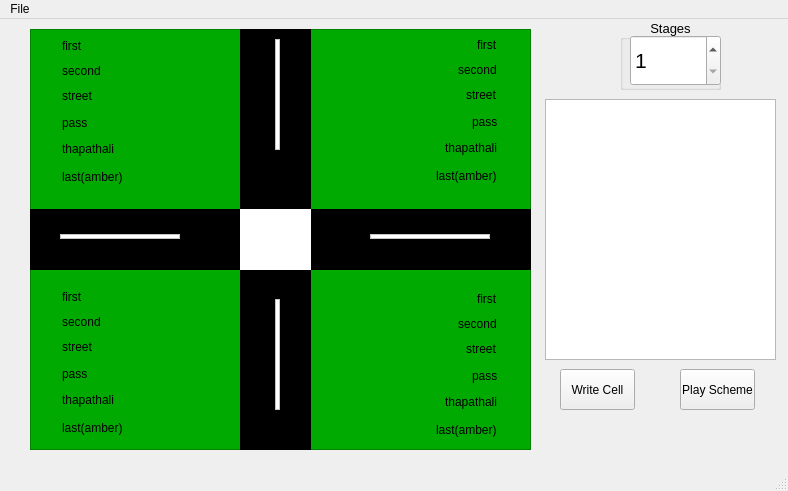
<?xml version="1.0" encoding="UTF-8"?>
<ui version="4.0">
 <class>MainWindow</class>
 <widget class="QMainWindow" name="MainWindow">
  <property name="geometry">
   <rect>
    <x>0</x>
    <y>0</y>
    <width>788</width>
    <height>491</height>
   </rect>
  </property>
  <property name="windowTitle">
   <string>MainWindow</string>
  </property>
  <widget class="QWidget" name="centralWidget">
   <widget class="QGraphicsView" name="graphicsView">
    <property name="geometry">
     <rect>
      <x>30</x>
      <y>10</y>
      <width>501</width>
      <height>421</height>
     </rect>
    </property>
   </widget>
   <widget class="QPushButton" name="write_cell">
    <property name="geometry">
     <rect>
      <x>560</x>
      <y>350</y>
      <width>75</width>
      <height>41</height>
     </rect>
    </property>
    <property name="text">
     <string>Write Cell</string>
    </property>
   </widget>
   <widget class="QFrame" name="frame">
    <property name="geometry">
     <rect>
      <x>30</x>
      <y>10</y>
      <width>501</width>
      <height>421</height>
     </rect>
    </property>
    <property name="styleSheet">
     <string notr="true">background-color: rgb(0, 170, 0);</string>
    </property>
    <property name="frameShape">
     <enum>QFrame::StyledPanel</enum>
    </property>
    <property name="frameShadow">
     <enum>QFrame::Raised</enum>
    </property>
    <widget class="QFrame" name="frame_2">
     <property name="geometry">
      <rect>
       <x>245</x>
       <y>10</y>
       <width>5</width>
       <height>111</height>
      </rect>
     </property>
     <property name="styleSheet">
      <string notr="true">background-color: rgb(255, 255, 255);</string>
     </property>
     <property name="frameShape">
      <enum>QFrame::StyledPanel</enum>
     </property>
     <property name="frameShadow">
      <enum>QFrame::Raised</enum>
     </property>
    </widget>
    <widget class="QFrame" name="frame_3">
     <property name="geometry">
      <rect>
       <x>245</x>
       <y>270</y>
       <width>5</width>
       <height>111</height>
      </rect>
     </property>
     <property name="styleSheet">
      <string notr="true">background-color: rgb(255, 255, 255);</string>
     </property>
     <property name="frameShape">
      <enum>QFrame::StyledPanel</enum>
     </property>
     <property name="frameShadow">
      <enum>QFrame::Raised</enum>
     </property>
    </widget>
    <widget class="QFrame" name="frame_5">
     <property name="geometry">
      <rect>
       <x>30</x>
       <y>205</y>
       <width>120</width>
       <height>5</height>
      </rect>
     </property>
     <property name="styleSheet">
      <string notr="true">background-color: rgb(255, 255, 255);</string>
     </property>
     <property name="frameShape">
      <enum>QFrame::StyledPanel</enum>
     </property>
     <property name="frameShadow">
      <enum>QFrame::Raised</enum>
     </property>
    </widget>
    <widget class="QFrame" name="frame_6">
     <property name="geometry">
      <rect>
       <x>340</x>
       <y>205</y>
       <width>120</width>
       <height>5</height>
      </rect>
     </property>
     <property name="styleSheet">
      <string notr="true">background-color: rgb(255, 255, 255);</string>
     </property>
     <property name="frameShape">
      <enum>QFrame::StyledPanel</enum>
     </property>
     <property name="frameShadow">
      <enum>QFrame::Raised</enum>
     </property>
    </widget>
    <widget class="QFrame" name="frame_4">
     <property name="geometry">
      <rect>
       <x>210</x>
       <y>0</y>
       <width>71</width>
       <height>421</height>
      </rect>
     </property>
     <property name="styleSheet">
      <string notr="true">background-color: rgb(0, 0, 0);</string>
     </property>
     <property name="frameShape">
      <enum>QFrame::StyledPanel</enum>
     </property>
     <property name="frameShadow">
      <enum>QFrame::Raised</enum>
     </property>
    </widget>
    <widget class="QFrame" name="frame_7">
     <property name="geometry">
      <rect>
       <x>0</x>
       <y>180</y>
       <width>501</width>
       <height>61</height>
      </rect>
     </property>
     <property name="styleSheet">
      <string notr="true">background-color: rgb(0, 0, 0);</string>
     </property>
     <property name="frameShape">
      <enum>QFrame::StyledPanel</enum>
     </property>
     <property name="frameShadow">
      <enum>QFrame::Raised</enum>
     </property>
    </widget>
    <widget class="QFrame" name="frame_8">
     <property name="geometry">
      <rect>
       <x>210</x>
       <y>180</y>
       <width>71</width>
       <height>61</height>
      </rect>
     </property>
     <property name="styleSheet">
      <string notr="true">background-color: rgb(255, 255, 255);</string>
     </property>
     <property name="frameShape">
      <enum>QFrame::NoFrame</enum>
     </property>
     <property name="frameShadow">
      <enum>QFrame::Raised</enum>
     </property>
    </widget>
    <zorder>frame_7</zorder>
    <zorder>frame_4</zorder>
    <zorder>frame_2</zorder>
    <zorder>frame_3</zorder>
    <zorder>frame_5</zorder>
    <zorder>frame_6</zorder>
    <zorder>frame_8</zorder>
   </widget>
   <widget class="QWidget" name="layoutWidget">
    <property name="geometry">
     <rect>
      <x>41</x>
      <y>20</y>
      <width>481</width>
      <height>401</height>
     </rect>
    </property>
    <layout class="QVBoxLayout" name="verticalLayout_5">
     <item>
      <layout class="QHBoxLayout" name="horizontalLayout">
       <item>
        <layout class="QVBoxLayout" name="verticalLayout">
         <item>
          <widget class="QLabel" name="label_1">
           <property name="text">
            <string/>
           </property>
          </widget>
         </item>
         <item>
          <widget class="QLabel" name="label_2">
           <property name="text">
            <string/>
           </property>
          </widget>
         </item>
         <item>
          <widget class="QLabel" name="label_3">
           <property name="text">
            <string/>
           </property>
          </widget>
         </item>
         <item>
          <widget class="QLabel" name="label_4">
           <property name="text">
            <string/>
           </property>
          </widget>
         </item>
         <item>
          <widget class="QLabel" name="label_5">
           <property name="text">
            <string/>
           </property>
          </widget>
         </item>
         <item>
          <widget class="QLabel" name="label_6">
           <property name="text">
            <string/>
           </property>
          </widget>
         </item>
        </layout>
       </item>
       <item>
        <spacer name="horizontalSpacer">
         <property name="orientation">
          <enum>Qt::Horizontal</enum>
         </property>
         <property name="sizeHint" stdset="0">
          <size>
           <width>40</width>
           <height>20</height>
          </size>
         </property>
        </spacer>
       </item>
       <item>
        <layout class="QVBoxLayout" name="verticalLayout_2">
         <item>
          <widget class="QLabel" name="label_7">
           <property name="text">
            <string/>
           </property>
          </widget>
         </item>
         <item>
          <widget class="QLabel" name="label_8">
           <property name="text">
            <string/>
           </property>
          </widget>
         </item>
         <item>
          <widget class="QLabel" name="label_9">
           <property name="text">
            <string/>
           </property>
          </widget>
         </item>
         <item>
          <widget class="QLabel" name="label_10">
           <property name="text">
            <string/>
           </property>
          </widget>
         </item>
         <item>
          <widget class="QLabel" name="label_11">
           <property name="text">
            <string/>
           </property>
          </widget>
         </item>
         <item>
          <widget class="QLabel" name="label_12">
           <property name="text">
            <string/>
           </property>
          </widget>
         </item>
        </layout>
       </item>
      </layout>
     </item>
     <item>
      <spacer name="verticalSpacer">
       <property name="orientation">
        <enum>Qt::Vertical</enum>
       </property>
       <property name="sizeHint" stdset="0">
        <size>
         <width>20</width>
         <height>40</height>
        </size>
       </property>
      </spacer>
     </item>
     <item>
      <layout class="QHBoxLayout" name="horizontalLayout_2">
       <item>
        <layout class="QVBoxLayout" name="verticalLayout_3">
         <item>
          <widget class="QLabel" name="label_13">
           <property name="text">
            <string/>
           </property>
          </widget>
         </item>
         <item>
          <widget class="QLabel" name="label_14">
           <property name="text">
            <string/>
           </property>
          </widget>
         </item>
         <item>
          <widget class="QLabel" name="label_15">
           <property name="text">
            <string/>
           </property>
          </widget>
         </item>
         <item>
          <widget class="QLabel" name="label_16">
           <property name="text">
            <string/>
           </property>
          </widget>
         </item>
         <item>
          <widget class="QLabel" name="label_17">
           <property name="text">
            <string/>
           </property>
          </widget>
         </item>
         <item>
          <widget class="QLabel" name="label_18">
           <property name="text">
            <string/>
           </property>
          </widget>
         </item>
        </layout>
       </item>
       <item>
        <spacer name="horizontalSpacer_2">
         <property name="orientation">
          <enum>Qt::Horizontal</enum>
         </property>
         <property name="sizeHint" stdset="0">
          <size>
           <width>40</width>
           <height>20</height>
          </size>
         </property>
        </spacer>
       </item>
       <item>
        <layout class="QVBoxLayout" name="verticalLayout_4">
         <item>
          <widget class="QLabel" name="label_19">
           <property name="text">
            <string/>
           </property>
          </widget>
         </item>
         <item>
          <widget class="QLabel" name="label_20">
           <property name="text">
            <string/>
           </property>
          </widget>
         </item>
         <item>
          <widget class="QLabel" name="label_21">
           <property name="text">
            <string/>
           </property>
          </widget>
         </item>
         <item>
          <widget class="QLabel" name="label_22">
           <property name="text">
            <string/>
           </property>
          </widget>
         </item>
         <item>
          <widget class="QLabel" name="label_23">
           <property name="text">
            <string/>
           </property>
          </widget>
         </item>
         <item>
          <widget class="QLabel" name="label_24">
           <property name="text">
            <string/>
           </property>
          </widget>
         </item>
        </layout>
       </item>
      </layout>
     </item>
    </layout>
   </widget>
   <widget class="QTableWidget" name="tableWidget">
    <property name="geometry">
     <rect>
      <x>545</x>
      <y>80</y>
      <width>231</width>
      <height>261</height>
     </rect>
    </property>
   </widget>
   <widget class="QPushButton" name="play">
    <property name="geometry">
     <rect>
      <x>680</x>
      <y>350</y>
      <width>75</width>
      <height>41</height>
     </rect>
    </property>
    <property name="text">
     <string>Play Scheme</string>
    </property>
   </widget>
   <widget class="QGroupBox" name="groupBox">
    <property name="geometry">
     <rect>
      <x>620</x>
      <y>0</y>
      <width>101</width>
      <height>71</height>
     </rect>
    </property>
    <property name="font">
     <font>
      <pointsize>10</pointsize>
      <weight>50</weight>
      <italic>false</italic>
      <bold>false</bold>
     </font>
    </property>
    <property name="styleSheet">
     <string notr="true"/>
    </property>
    <property name="title">
     <string>Stages</string>
    </property>
    <property name="alignment">
     <set>Qt::AlignCenter</set>
    </property>
    <widget class="QSpinBox" name="spinBox">
     <property name="geometry">
      <rect>
       <x>10</x>
       <y>16</y>
       <width>91</width>
       <height>51</height>
      </rect>
     </property>
     <property name="font">
      <font>
       <pointsize>16</pointsize>
      </font>
     </property>
     <property name="minimum">
      <number>1</number>
     </property>
    </widget>
   </widget>
   <widget class="QLineEdit" name="show_rowno">
    <property name="geometry">
     <rect>
      <x>254</x>
      <y>204</y>
      <width>41</width>
      <height>31</height>
     </rect>
    </property>
    <property name="font">
     <font>
      <pointsize>20</pointsize>
      <weight>75</weight>
      <bold>true</bold>
     </font>
    </property>
    <property name="frame">
     <bool>false</bool>
    </property>
    <property name="alignment">
     <set>Qt::AlignCenter</set>
    </property>
   </widget>
   <widget class="QLineEdit" name="lineEdit_2">
    <property name="geometry">
     <rect>
      <x>60</x>
      <y>42</y>
      <width>71</width>
      <height>20</height>
     </rect>
    </property>
    <property name="styleSheet">
     <string notr="true">background-color: rgb(0, 170, 0);</string>
    </property>
    <property name="text">
     <string>second</string>
    </property>
    <property name="frame">
     <bool>false</bool>
    </property>
    <property name="readOnly">
     <bool>true</bool>
    </property>
   </widget>
   <widget class="QLineEdit" name="lineEdit_3">
    <property name="geometry">
     <rect>
      <x>60</x>
      <y>17</y>
      <width>71</width>
      <height>20</height>
     </rect>
    </property>
    <property name="styleSheet">
     <string notr="true">background-color: rgb(0, 170, 0);</string>
    </property>
    <property name="text">
     <string>first</string>
    </property>
    <property name="frame">
     <bool>false</bool>
    </property>
    <property name="readOnly">
     <bool>true</bool>
    </property>
   </widget>
   <widget class="QLineEdit" name="lineEdit_4">
    <property name="geometry">
     <rect>
      <x>60</x>
      <y>67</y>
      <width>71</width>
      <height>20</height>
     </rect>
    </property>
    <property name="styleSheet">
     <string notr="true">background-color: rgb(0, 170, 0);</string>
    </property>
    <property name="text">
     <string>street</string>
    </property>
    <property name="frame">
     <bool>false</bool>
    </property>
    <property name="readOnly">
     <bool>true</bool>
    </property>
   </widget>
   <widget class="QLineEdit" name="lineEdit_5">
    <property name="geometry">
     <rect>
      <x>60</x>
      <y>94</y>
      <width>71</width>
      <height>20</height>
     </rect>
    </property>
    <property name="styleSheet">
     <string notr="true">background-color: rgb(0, 170, 0);</string>
    </property>
    <property name="text">
     <string>pass</string>
    </property>
    <property name="frame">
     <bool>false</bool>
    </property>
    <property name="readOnly">
     <bool>true</bool>
    </property>
   </widget>
   <widget class="QLineEdit" name="lineEdit_6">
    <property name="geometry">
     <rect>
      <x>60</x>
      <y>120</y>
      <width>71</width>
      <height>20</height>
     </rect>
    </property>
    <property name="styleSheet">
     <string notr="true">background-color: rgb(0, 170, 0);</string>
    </property>
    <property name="text">
     <string>thapathali</string>
    </property>
    <property name="frame">
     <bool>false</bool>
    </property>
    <property name="readOnly">
     <bool>true</bool>
    </property>
   </widget>
   <widget class="QLineEdit" name="lineEdit_7">
    <property name="geometry">
     <rect>
      <x>60</x>
      <y>148</y>
      <width>71</width>
      <height>20</height>
     </rect>
    </property>
    <property name="styleSheet">
     <string notr="true">background-color: rgb(0, 170, 0);</string>
    </property>
    <property name="text">
     <string>last(amber)</string>
    </property>
    <property name="frame">
     <bool>false</bool>
    </property>
    <property name="readOnly">
     <bool>true</bool>
    </property>
   </widget>
   <widget class="QLineEdit" name="lineEdit_8">
    <property name="geometry">
     <rect>
      <x>430</x>
      <y>16</y>
      <width>71</width>
      <height>20</height>
     </rect>
    </property>
    <property name="layoutDirection">
     <enum>Qt::LeftToRight</enum>
    </property>
    <property name="styleSheet">
     <string notr="true">background-color: rgb(0, 170, 0);</string>
    </property>
    <property name="text">
     <string>first</string>
    </property>
    <property name="frame">
     <bool>false</bool>
    </property>
    <property name="alignment">
     <set>Qt::AlignRight|Qt::AlignTrailing|Qt::AlignVCenter</set>
    </property>
    <property name="readOnly">
     <bool>true</bool>
    </property>
   </widget>
   <widget class="QLineEdit" name="lineEdit_9">
    <property name="geometry">
     <rect>
      <x>430</x>
      <y>41</y>
      <width>71</width>
      <height>20</height>
     </rect>
    </property>
    <property name="styleSheet">
     <string notr="true">background-color: rgb(0, 170, 0);</string>
    </property>
    <property name="text">
     <string>second</string>
    </property>
    <property name="frame">
     <bool>false</bool>
    </property>
    <property name="alignment">
     <set>Qt::AlignRight|Qt::AlignTrailing|Qt::AlignVCenter</set>
    </property>
    <property name="readOnly">
     <bool>true</bool>
    </property>
   </widget>
   <widget class="QLineEdit" name="lineEdit_10">
    <property name="geometry">
     <rect>
      <x>430</x>
      <y>119</y>
      <width>71</width>
      <height>20</height>
     </rect>
    </property>
    <property name="styleSheet">
     <string notr="true">background-color: rgb(0, 170, 0);</string>
    </property>
    <property name="text">
     <string>thapathali</string>
    </property>
    <property name="frame">
     <bool>false</bool>
    </property>
    <property name="alignment">
     <set>Qt::AlignRight|Qt::AlignTrailing|Qt::AlignVCenter</set>
    </property>
    <property name="readOnly">
     <bool>true</bool>
    </property>
   </widget>
   <widget class="QLineEdit" name="lineEdit_11">
    <property name="geometry">
     <rect>
      <x>430</x>
      <y>93</y>
      <width>71</width>
      <height>20</height>
     </rect>
    </property>
    <property name="styleSheet">
     <string notr="true">background-color: rgb(0, 170, 0);</string>
    </property>
    <property name="text">
     <string>pass</string>
    </property>
    <property name="frame">
     <bool>false</bool>
    </property>
    <property name="alignment">
     <set>Qt::AlignRight|Qt::AlignTrailing|Qt::AlignVCenter</set>
    </property>
    <property name="readOnly">
     <bool>true</bool>
    </property>
   </widget>
   <widget class="QLineEdit" name="lineEdit_12">
    <property name="geometry">
     <rect>
      <x>430</x>
      <y>147</y>
      <width>71</width>
      <height>20</height>
     </rect>
    </property>
    <property name="styleSheet">
     <string notr="true">background-color: rgb(0, 170, 0);</string>
    </property>
    <property name="text">
     <string>last(amber)</string>
    </property>
    <property name="frame">
     <bool>false</bool>
    </property>
    <property name="alignment">
     <set>Qt::AlignRight|Qt::AlignTrailing|Qt::AlignVCenter</set>
    </property>
    <property name="readOnly">
     <bool>true</bool>
    </property>
   </widget>
   <widget class="QLineEdit" name="lineEdit_13">
    <property name="geometry">
     <rect>
      <x>430</x>
      <y>66</y>
      <width>71</width>
      <height>20</height>
     </rect>
    </property>
    <property name="styleSheet">
     <string notr="true">background-color: rgb(0, 170, 0);</string>
    </property>
    <property name="text">
     <string>street</string>
    </property>
    <property name="frame">
     <bool>false</bool>
    </property>
    <property name="alignment">
     <set>Qt::AlignRight|Qt::AlignTrailing|Qt::AlignVCenter</set>
    </property>
    <property name="readOnly">
     <bool>true</bool>
    </property>
   </widget>
   <widget class="QLineEdit" name="lineEdit_14">
    <property name="geometry">
     <rect>
      <x>60</x>
      <y>268</y>
      <width>71</width>
      <height>20</height>
     </rect>
    </property>
    <property name="styleSheet">
     <string notr="true">background-color: rgb(0, 170, 0);</string>
    </property>
    <property name="text">
     <string>first</string>
    </property>
    <property name="frame">
     <bool>false</bool>
    </property>
    <property name="readOnly">
     <bool>true</bool>
    </property>
   </widget>
   <widget class="QLineEdit" name="lineEdit_15">
    <property name="geometry">
     <rect>
      <x>60</x>
      <y>293</y>
      <width>71</width>
      <height>20</height>
     </rect>
    </property>
    <property name="styleSheet">
     <string notr="true">background-color: rgb(0, 170, 0);</string>
    </property>
    <property name="text">
     <string>second</string>
    </property>
    <property name="frame">
     <bool>false</bool>
    </property>
    <property name="readOnly">
     <bool>true</bool>
    </property>
   </widget>
   <widget class="QLineEdit" name="lineEdit_16">
    <property name="geometry">
     <rect>
      <x>60</x>
      <y>371</y>
      <width>71</width>
      <height>20</height>
     </rect>
    </property>
    <property name="styleSheet">
     <string notr="true">background-color: rgb(0, 170, 0);</string>
    </property>
    <property name="text">
     <string>thapathali</string>
    </property>
    <property name="frame">
     <bool>false</bool>
    </property>
    <property name="readOnly">
     <bool>true</bool>
    </property>
   </widget>
   <widget class="QLineEdit" name="lineEdit_17">
    <property name="geometry">
     <rect>
      <x>60</x>
      <y>345</y>
      <width>71</width>
      <height>20</height>
     </rect>
    </property>
    <property name="styleSheet">
     <string notr="true">background-color: rgb(0, 170, 0);</string>
    </property>
    <property name="text">
     <string>pass</string>
    </property>
    <property name="frame">
     <bool>false</bool>
    </property>
    <property name="readOnly">
     <bool>true</bool>
    </property>
   </widget>
   <widget class="QLineEdit" name="lineEdit_18">
    <property name="geometry">
     <rect>
      <x>60</x>
      <y>399</y>
      <width>71</width>
      <height>20</height>
     </rect>
    </property>
    <property name="styleSheet">
     <string notr="true">background-color: rgb(0, 170, 0);</string>
    </property>
    <property name="text">
     <string>last(amber)</string>
    </property>
    <property name="frame">
     <bool>false</bool>
    </property>
    <property name="readOnly">
     <bool>true</bool>
    </property>
   </widget>
   <widget class="QLineEdit" name="lineEdit_19">
    <property name="geometry">
     <rect>
      <x>60</x>
      <y>318</y>
      <width>71</width>
      <height>20</height>
     </rect>
    </property>
    <property name="styleSheet">
     <string notr="true">background-color: rgb(0, 170, 0);</string>
    </property>
    <property name="text">
     <string>street</string>
    </property>
    <property name="frame">
     <bool>false</bool>
    </property>
    <property name="readOnly">
     <bool>true</bool>
    </property>
   </widget>
   <widget class="QLineEdit" name="lineEdit_20">
    <property name="geometry">
     <rect>
      <x>430</x>
      <y>347</y>
      <width>71</width>
      <height>20</height>
     </rect>
    </property>
    <property name="styleSheet">
     <string notr="true">background-color: rgb(0, 170, 0);</string>
    </property>
    <property name="text">
     <string>pass</string>
    </property>
    <property name="frame">
     <bool>false</bool>
    </property>
    <property name="alignment">
     <set>Qt::AlignRight|Qt::AlignTrailing|Qt::AlignVCenter</set>
    </property>
    <property name="readOnly">
     <bool>true</bool>
    </property>
   </widget>
   <widget class="QLineEdit" name="lineEdit_21">
    <property name="geometry">
     <rect>
      <x>430</x>
      <y>295</y>
      <width>71</width>
      <height>20</height>
     </rect>
    </property>
    <property name="styleSheet">
     <string notr="true">background-color: rgb(0, 170, 0);</string>
    </property>
    <property name="text">
     <string>second</string>
    </property>
    <property name="frame">
     <bool>false</bool>
    </property>
    <property name="alignment">
     <set>Qt::AlignRight|Qt::AlignTrailing|Qt::AlignVCenter</set>
    </property>
    <property name="readOnly">
     <bool>true</bool>
    </property>
   </widget>
   <widget class="QLineEdit" name="lineEdit_22">
    <property name="geometry">
     <rect>
      <x>430</x>
      <y>270</y>
      <width>71</width>
      <height>20</height>
     </rect>
    </property>
    <property name="styleSheet">
     <string notr="true">background-color: rgb(0, 170, 0);</string>
    </property>
    <property name="text">
     <string>first</string>
    </property>
    <property name="frame">
     <bool>false</bool>
    </property>
    <property name="alignment">
     <set>Qt::AlignRight|Qt::AlignTrailing|Qt::AlignVCenter</set>
    </property>
    <property name="readOnly">
     <bool>true</bool>
    </property>
   </widget>
   <widget class="QLineEdit" name="lineEdit_23">
    <property name="geometry">
     <rect>
      <x>430</x>
      <y>373</y>
      <width>71</width>
      <height>20</height>
     </rect>
    </property>
    <property name="styleSheet">
     <string notr="true">background-color: rgb(0, 170, 0);</string>
    </property>
    <property name="text">
     <string>thapathali</string>
    </property>
    <property name="frame">
     <bool>false</bool>
    </property>
    <property name="alignment">
     <set>Qt::AlignRight|Qt::AlignTrailing|Qt::AlignVCenter</set>
    </property>
    <property name="readOnly">
     <bool>true</bool>
    </property>
   </widget>
   <widget class="QLineEdit" name="lineEdit_24">
    <property name="geometry">
     <rect>
      <x>430</x>
      <y>401</y>
      <width>71</width>
      <height>20</height>
     </rect>
    </property>
    <property name="styleSheet">
     <string notr="true">background-color: rgb(0, 170, 0);</string>
    </property>
    <property name="text">
     <string>last(amber)</string>
    </property>
    <property name="frame">
     <bool>false</bool>
    </property>
    <property name="alignment">
     <set>Qt::AlignRight|Qt::AlignTrailing|Qt::AlignVCenter</set>
    </property>
    <property name="readOnly">
     <bool>true</bool>
    </property>
   </widget>
   <widget class="QLineEdit" name="lineEdit_25">
    <property name="geometry">
     <rect>
      <x>430</x>
      <y>320</y>
      <width>71</width>
      <height>20</height>
     </rect>
    </property>
    <property name="styleSheet">
     <string notr="true">background-color: rgb(0, 170, 0);</string>
    </property>
    <property name="text">
     <string>street</string>
    </property>
    <property name="frame">
     <bool>false</bool>
    </property>
    <property name="alignment">
     <set>Qt::AlignRight|Qt::AlignTrailing|Qt::AlignVCenter</set>
    </property>
    <property name="readOnly">
     <bool>true</bool>
    </property>
   </widget>
  </widget>
  <widget class="QMenuBar" name="menuBar">
   <property name="geometry">
    <rect>
     <x>0</x>
     <y>0</y>
     <width>788</width>
     <height>21</height>
    </rect>
   </property>
   <widget class="QMenu" name="menuFile">
    <property name="title">
     <string>File</string>
    </property>
    <widget class="QMenu" name="menuConnect_COM_port">
     <property name="title">
      <string>Connect COM port</string>
     </property>
    </widget>
    <addaction name="actionOpen"/>
    <addaction name="actionSave"/>
    <addaction name="actionClear_Current"/>
    <addaction name="menuConnect_COM_port"/>
    <addaction name="Send_data"/>
   </widget>
   <addaction name="menuFile"/>
  </widget>
  <widget class="QStatusBar" name="statusBar"/>
  <action name="Send_data">
   <property name="text">
    <string>Send Data</string>
   </property>
  </action>
  <action name="actionSave">
   <property name="text">
    <string>Save </string>
   </property>
   <property name="shortcut">
    <string>Ctrl+S</string>
   </property>
  </action>
  <action name="actionOpen">
   <property name="text">
    <string>Open</string>
   </property>
   <property name="shortcut">
    <string>Ctrl+O</string>
   </property>
  </action>
  <action name="actionClear_Current">
   <property name="text">
    <string>Clear Current</string>
   </property>
   <property name="shortcut">
    <string>Ctrl+C</string>
   </property>
  </action>
 </widget>
 <layoutdefault spacing="6" margin="11"/>
 <resources/>
 <connections/>
</ui>
